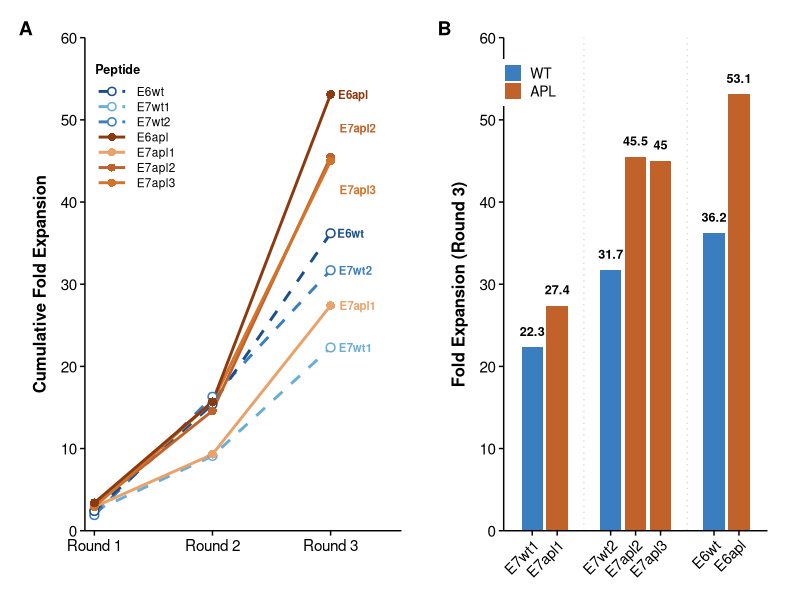
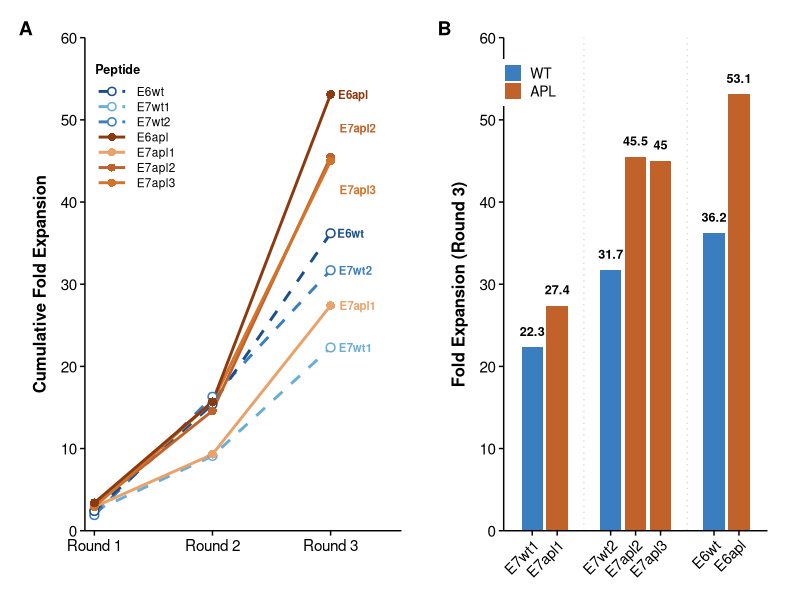
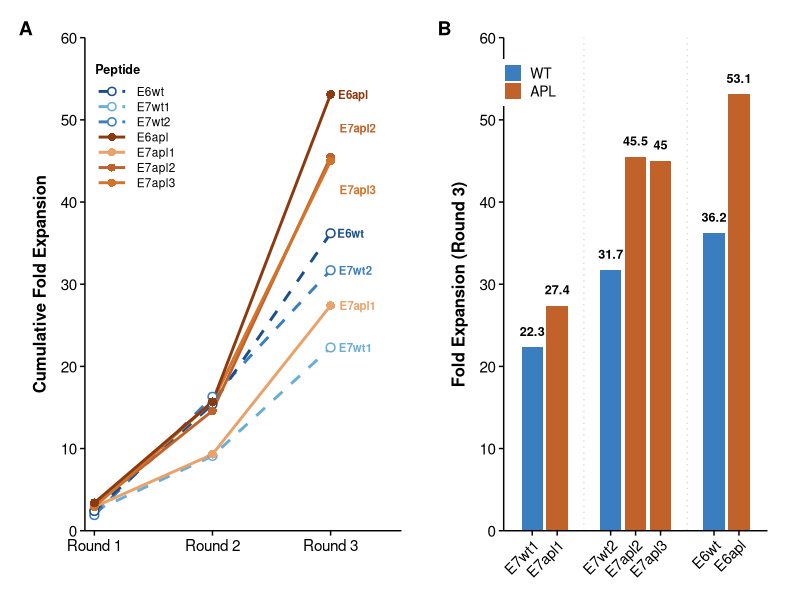
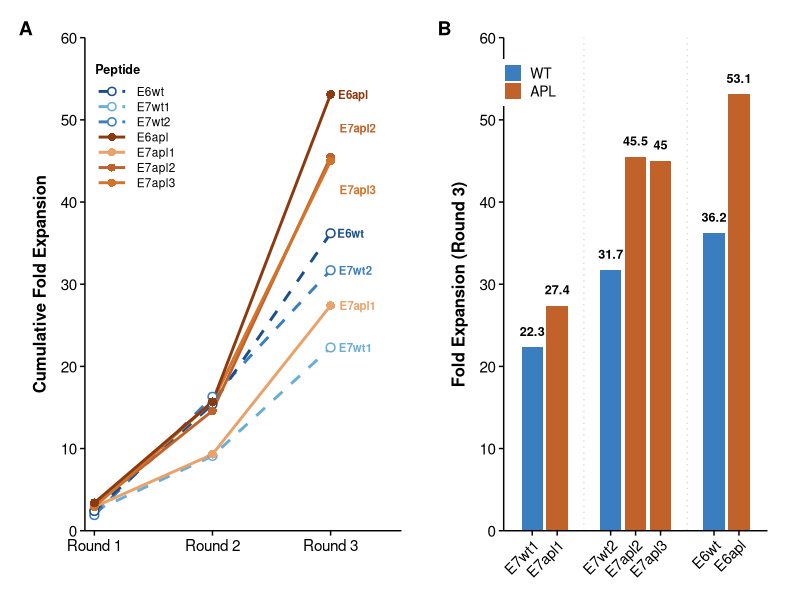
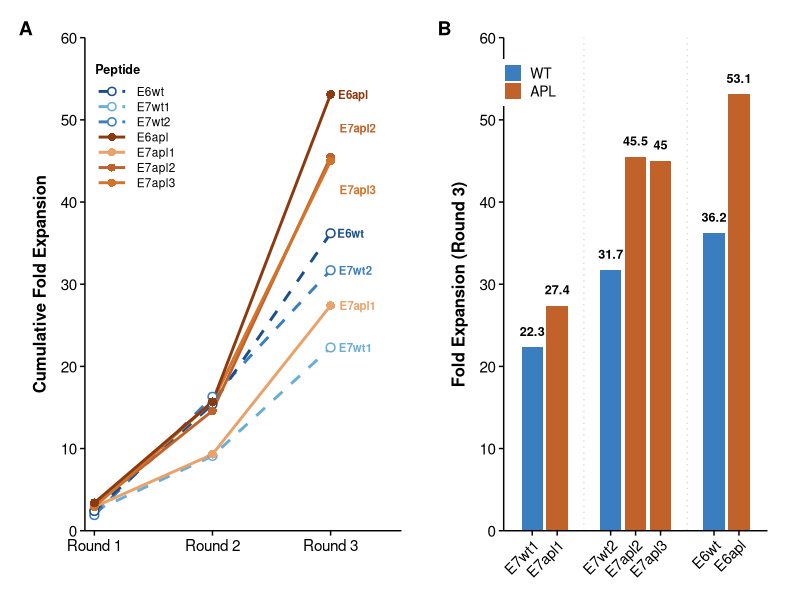

R code for these plots, in order:
library(ggplot2)
library(patchwork)
library(dplyr)

# ══════════════════════════════════════════════════════════════════
# 数据
# ══════════════════════════════════════════════════════════════════
df <- data.frame(
  peptide = rep(c("E7wt1","E7wt2","E6wt",
                  "E7apl1","E7apl2","E7apl3","E6apl"), each = 3),
  round   = rep(c(1, 2, 3), times = 7),
  fold    = c(
    2.4,  9.1, 22.3,
    1.9, 16.3, 31.7,
    2.4, 15.4, 36.2,
    2.9,  9.3, 27.4,
    3.1, 14.6, 45.5,
    2.9, 15.7, 45.0,
    3.4, 15.7, 53.1
  ),
  group = rep(c("WT","WT","WT","APL","APL","APL","APL"), each = 3)
)

df$peptide <- factor(df$peptide,
                     levels = c("E7wt1","E7wt2","E6wt",
                                "E7apl1","E7apl2","E7apl3","E6apl"))
df$group <- factor(df$group, levels = c("WT","APL"))
df_r3    <- df %>% filter(round == 3)

# ══════════════════════════════════════════════════════════════════
# 配色
# ══════════════════════════════════════════════════════════════════
col_wt  <- "#3A7EBF"
col_apl <- "#C1622A"

pal <- c(
  "E7wt1"  = "#6AAED6",
  "E7wt2"  = "#3A7EBF",
  "E6wt"   = "#1A4F8A",
  "E7apl1" = "#E8A26A",
  "E7apl2" = "#C1622A",
  "E7apl3" = "#D4732A",
  "E6apl"  = "#8B3A0F"
)

# ══════════════════════════════════════════════════════════════════
# 共用 theme
# ══════════════════════════════════════════════════════════════════
vaccines_theme <- theme_classic(base_size = 12) +
  theme(
    axis.line          = element_line(color = "#000000", linewidth = 0.5),
    axis.ticks         = element_line(color = "#000000", linewidth = 0.5),
    axis.ticks.length  = unit(3.5, "pt"),
    axis.text.x        = element_text(size = 11, color = "#000000"),
    axis.text.y        = element_text(size = 11, color = "#000000"),
    axis.title.x       = element_text(size = 12, color = "#000000",
                                      face = "bold",
                                      margin = margin(t = 7)),
    axis.title.y       = element_text(size = 12, color = "#000000",
                                      face = "bold",
                                      margin = margin(r = 8)),
    panel.background   = element_rect(fill = "white", color = NA),
    panel.grid.major   = element_blank(),
    panel.grid.minor   = element_blank(),
    plot.background    = element_rect(fill = "white", color = NA),
    plot.margin        = margin(8, 18, 8, 8),
    plot.tag           = element_text(size = 14, face = "bold",
                                      color = "#000000")
  )

# ══════════════════════════════════════════════════════════════════
# Fig 3A — 折线图
# ══════════════════════════════════════════════════════════════════
label_normal <- df %>%
  filter(round == 3,
         !peptide %in% c("E7apl2", "E7apl3"))

fold_apl2 <- 45.5
fold_apl3 <- 45.0

# 图例顺序：E6wt、E7wt1、E7wt2、E6apl、E7apl1、E7apl2、E7apl3
# 对应 group：WT、WT、WT、APL、APL、APL、APL
# linetype override 按此顺序：前3个dashed(WT)，后4个solid(APL)
legend_order   <- c("E6wt","E7wt1","E7wt2","E6apl","E7apl1","E7apl2","E7apl3")
legend_shape   <- c(21, 21, 21, 16, 16, 16, 16)      # WT空心，APL实心
legend_lty     <- c("dashed","dashed","dashed",
                    "solid","solid","solid","solid")  # WT虚线，APL实线

p_a <- ggplot(df, aes(x = round, y = fold,
                      color = peptide, group = peptide)) +
  
  geom_line(aes(linetype = group),
            linewidth = 1.0) +
  
  geom_point(aes(shape = group),
             size   = 2.4,
             stroke = 0.8,
             fill   = "white") +
  
  geom_text(data        = label_normal,
            aes(y       = fold, label = peptide),
            hjust       = -0.25,
            vjust       = 0.5,
            size        = 2.9,
            fontface    = "bold",
            show.legend = FALSE) +
  
  annotate("text",
           x = 3, y = fold_apl2 + 3.5,
           label = "E7apl2", hjust = -0.25, vjust = 0.5,
           size = 2.9, fontface = "bold", color = pal["E7apl2"]) +
  
  annotate("text",
           x = 3, y = fold_apl3 - 3.5,
           label = "E7apl3", hjust = -0.25, vjust = 0.5,
           size = 2.9, fontface = "bold", color = pal["E7apl3"]) +
  
  scale_color_manual(
    values = pal,
    name   = "Peptide",
    breaks = legend_order,
    guide  = guide_legend(
      order        = 1,
      override.aes = list(
        linewidth = 1.0,
        size      = 2.2,
        shape     = legend_shape,
        linetype  = legend_lty
      )
    )
  ) +
  
  scale_linetype_manual(values = c("WT" = "dashed", "APL" = "solid"),
                        guide  = "none") +
  scale_shape_manual(values   = c("WT" = 21, "APL" = 16),
                     guide    = "none") +
  
  scale_x_continuous(breaks = 1:3,
                     labels = c("Round 1", "Round 2", "Round 3"),
                     expand = expansion(mult = c(0.04, 0.30))) +
  
  scale_y_continuous(limits = c(0, 60),
                     breaks = seq(0, 60, by = 10),
                     expand = c(0, 0)) +
  
  labs(x = NULL, y = "Cumulative Fold Expansion", tag = "A") +
  
  vaccines_theme +
  theme(
    # 修1：图例移至左上，远离数据区；字号和间距紧凑
    legend.position   = c(0.16, 0.82),
    legend.title      = element_text(size = 9, face = "bold"),
    legend.text       = element_text(size = 8.5),
    legend.key.width  = unit(24, "pt"),   # 略缩小
    legend.key.height = unit(11, "pt"),   # 略缩小，整体更紧凑
    legend.background = element_rect(fill = "white", color = NA),
    legend.margin     = margin(3, 6, 3, 6)
  )

# ══════════════════════════════════════════════════════════════════
# Fig 3B — 分组柱状图
# ══════════════════════════════════════════════════════════════════
df_b <- data.frame(
  peptide = c("E7wt1","E7apl1",
              "E7wt2","E7apl2","E7apl3",
              "E6wt","E6apl"),
  fold    = c(22.3, 27.4,
              31.7, 45.5, 45.0,
              36.2, 53.1),
  group   = factor(c("WT","APL",
                     "WT","APL","APL",
                     "WT","APL"),
                   levels = c("WT","APL")),
  xpos    = c(1.0, 1.7,
              3.2, 3.9, 4.6,
              6.1, 6.8)
)

# 修3：分隔线颜色极淡
divider_x <- c(2.45, 5.35)

p_b <- ggplot(df_b, aes(x = xpos, y = fold, fill = group)) +
  
  geom_vline(xintercept = divider_x,
             linetype   = "dotted",
             color      = "#DDDDDD",     # 更淡
             linewidth  = 0.5) +
  
  geom_bar(stat  = "identity",
           width = 0.6,
           color = NA) +
  
  # 修5：柱顶数字间距加大
  geom_text(aes(y     = fold + 2.0,
                label = fold),
            size     = 3.2,
            fontface = "bold",
            color    = "#000000") +
  
  scale_fill_manual(values = c("WT" = col_wt, "APL" = col_apl),
                    name   = NULL) +
  
  scale_x_continuous(breaks = df_b$xpos,
                     labels = df_b$peptide,
                     expand = expansion(add = c(0.5, 0.5))) +
  
  scale_y_continuous(limits = c(0, 60),
                     breaks = seq(0, 60, by = 10),
                     expand = c(0, 0)) +
  
  labs(x = NULL, y = "Fold Expansion (Round 3)", tag = "B") +
  
  vaccines_theme +
  theme(
    axis.text.x       = element_text(size  = 10.5,
                                     color = "#000000",
                                     angle = 45,
                                     hjust = 1,
                                     vjust = 1),
    legend.position   = c(0.10, 0.91),
    legend.background = element_rect(fill = "white", color = NA),
    legend.key.size   = unit(13, "pt"),
    legend.text       = element_text(size = 10),
    legend.margin     = margin(4, 8, 4, 8)
  )

# ══════════════════════════════════════════════════════════════════
# 拼图
# ══════════════════════════════════════════════════════════════════
fig3 <- p_a + p_b +
  plot_layout(widths = c(1.2, 1.0)) +
  plot_annotation(
    theme = theme(
      plot.background = element_rect(fill = "white", color = NA)
    )
  )

# ══════════════════════════════════════════════════════════════════
# 保存 — PNG / PDF / JPG / TIFF，全部 300 dpi
# ══════════════════════════════════════════════════════════════════
W <- 12   # 宽度 inches
H <- 5.5  # 高度 inches

# PNG — 300 dpi
ggsave("Figure3_AB_v9.png",
       plot   = fig3,
       width  = W, height = H,
       dpi    = 300,
       bg     = "white")

# PDF — 矢量（无 dpi 概念，打印质量最高）
ggsave("Figure3_AB_v9.pdf",
       plot   = fig3,
       width  = W, height = H,
       bg     = "white")

# JPG — 300 dpi，quality=95 减少压缩失真
ggsave("Figure3_AB_v9.jpg",
       plot    = fig3,
       width   = W, height = H,
       dpi     = 300,
       bg      = "white",
       device  = jpeg,
       quality = 95)

# TIFF — 300 dpi，LZW无损压缩（期刊投稿标准格式）
ggsave("Figure3_AB_v9.tiff",
       plot        = fig3,
       width       = W, height = H,
       dpi         = 300,
       bg          = "white",
       device      = tiff,
       compression = "lzw")

message("Done!  Figure3_AB_v9.png / .pdf / .jpg / .tiff")
print(fig3)

# install.packages(c("ggplot2", "patchwork", "dplyr"))
